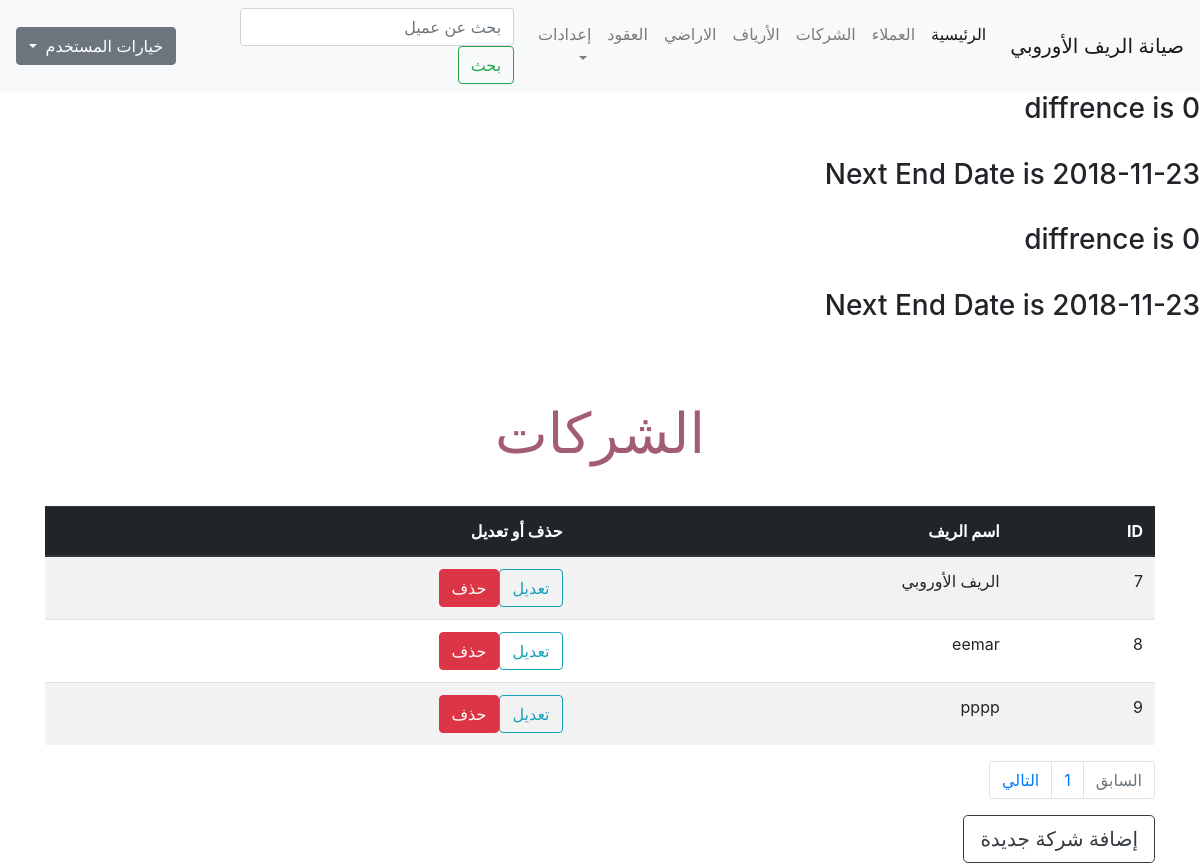
/company.php (signed in), run on an earlier commit of the app's database.
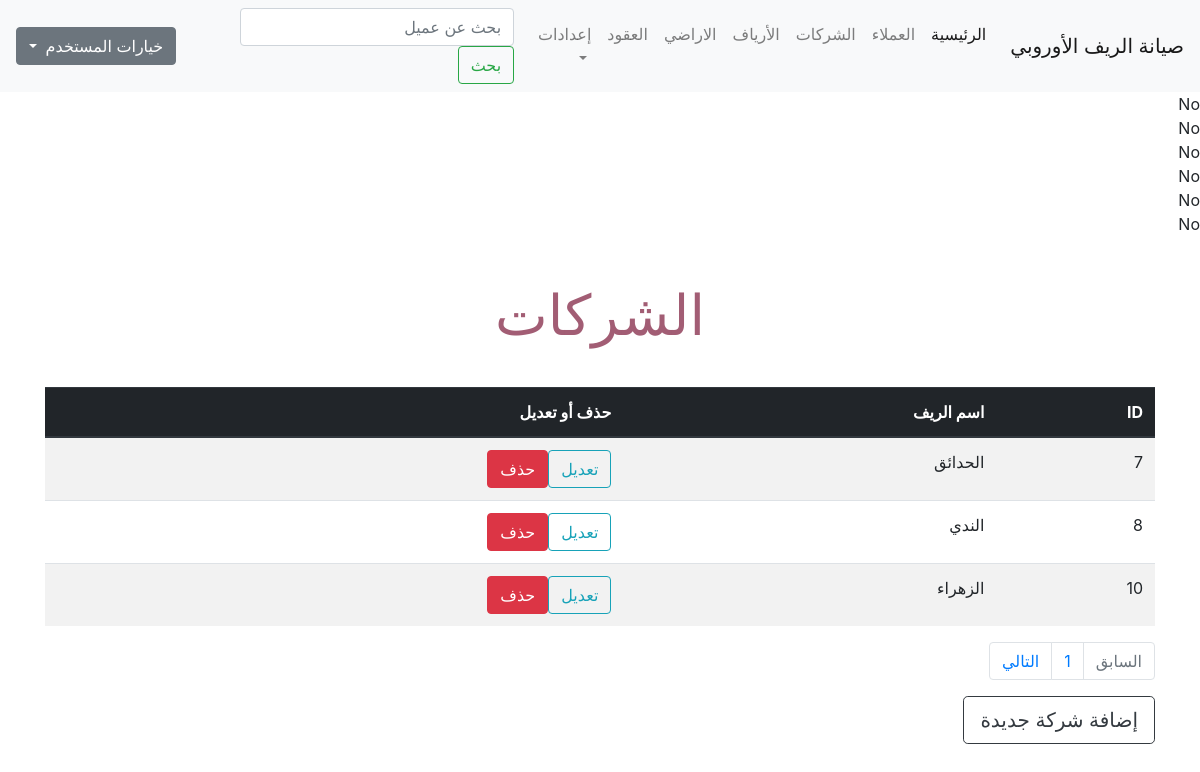
And on a later commit of the database.
### tables this page shows
CREATE TABLE `maint` (
  `maint_id` int(11) NOT NULL,
  `contract_id` int(11) NOT NULL,
  `balance` int(255) NOT NULL,
  `start_date` date NOT NULL,
  `end_date` date NOT NULL,
  `billed_to_date` date NOT NULL,
  `maint_fee` int(11) NOT NULL DEFAULT '750'
);

CREATE TABLE `company` (
  `company_id` int(11) NOT NULL,
  `company_name` varchar(150) NOT NULL
);

### company.php (the view, shortened to what this page needs)
<?php
if (isset($_SESSION['username'])) {
    include 'init.php';
    echo '<div class="container">';
    if (isset($_GET['action'])) {
        $action = $_GET['action'];
    } else {
        $action = "Manage";
    }
        if ($action == 'Manage') {
        $limit = 4;
        $stmt = $db->prepare("SELECT * FROM company");
        $stmt->execute();
        $total_result = $stmt->rowCount();
        $total_pages = ceil($total_result/$limit);
        if(!isset($_GET['page'])) {
            $page = 1;
        } else {
            $page = $_GET['page'];
        }
        $starting_limit = ($page-1)*$limit;
        $show = "SELECT * FROM company ORDER BY company_id ASC LIMIT $starting_limit, $limit";
        $rows = $db->prepare($show);
        $rows->execute();
        echo '<h1 class="page-title text-center"> الشركات </h1>';
        ?>
        <table class="table table-striped table-hover ">
            <thead class="thead-dark">
                <tr>
                    <th>
                        ID
                    </th>
                    <th>
                        اسم الريف
                    </th>
                    <th>
                        حذف أو تعديل
                    </th>
                </tr>
            </thead>
            <tbody>
                <?php
                    foreach($rows as $row) {
                        echo '<tr>';
                            echo '<td>' . $row['company_id'] .  '</td><td>' . $row['company_name'] .
                            '<td><a href="?action=Edit&id=' . $row['company_id'] . '" class="btn btn-outline-info">تعديل</a><a href="?action=Delete&id=' . $row['company_id'] . '" class="btn btn-danger confirm"> حذف</a></td>';
                        echo '</tr>';
                    }
                ?>
            </tbody>
        </table>
        <nav aria-label="Page navigation example">
            <ul class="pagination">
            <?php $past_page = $_GET['page'] - 1;
                if ($past_page < 1) {
                    $past_page = 1;
                    $past_page_status = 'disabled';
                }
            ?>
                <li class="page-item <?php echo $past_page_status; ?>">
                    <a href='<?php echo "?page=$past_page"; ?>' class="page-link">السابق
                    </a>
                </li>
                <?php
                for ($page=1; $page <= $total_pages ; $page++):?>
                <li class="page-item">
                    <a href='<?php echo "?page=$page"; ?>' class="page-link <?php if ($_GET['page'] == $page) { echo 'current';} ?>"><?php  echo $page; ?>
                    </a>
                </li>
            <?php endfor; ?>
            <?php $next_page = $_GET['page'] + 1;
            ?>
                <li class="page-item  <?php echo $next_page_status; ?>">
                    <a href='<?php echo "?page=$next_page"; ?>' class="page-link">التالي
                    </a>
                </li>
            </ul>
        </nav>
        <a href="?action=Add" class="btn btn-outline-dark btn-lg">إضافة شركة جديدة</a>
        <?php
        include $tbl . 'footer.php';
        }
} else {
    header('Location: index.php');
    exit();
}?>

### init.php (shortened to what this page needs)
<?php
include 'db.php';
$tbl = "includes/";
include $tbl . 'header.php';
if (!isset($noNavbar)) {
    include $tbl . 'nav.php';
}
$stmtC = $db->prepare('SELECT contracts.contract_id , contracts.total_space, maint.balance, maint.start_date, maint.end_date, maint.maint_fee
 FROM contracts
INNER JOIN maint on contracts.contract_id = maint.contract_id');
$stmtC->execute();
$rows = $stmtC->fetchAll();
$curDate = date('Y-m-d');
foreach ($rows as $row) {
    $expDate = $row['start_date'];
    if ($expDate < $curDate) {
         $d = (int)abs((strtotime($curDate) - strtotime($expDate))/(60*60*24*30));;
        echo '<h3> diffrence is ' . $d . '</h3><br>';
        $start_date_ = $curDate;
        $end_date_ = date("Y-m-d", strtotime(date("Y-m-d", strtotime($start_date_)). "next month"));
        echo '<h3> Next End Date is ' . $end_date_ . '</h3><br>';
    } else {
        echo 'No' . '<br>';
    }
}

What changed in the data, as far as the page shows it:
removed maint: start_date "0", end_date_ "2018-11-23"
removed maint: start_date "0", end_date_ "2018-11-23"
removed company: company_id "9", company_name "pppp"
added maint: start_date "No"
added maint: start_date "No"
added maint: start_date "No"
added maint: start_date "No"
added maint: start_date "No"
added maint: start_date "No"
changed company id 7: company_name "الريف الأوروبي" → "الحدائق"
changed company id 8: company_name "eemar" → "الندي"
added company: company_id "10", company_name "الزهراء"
